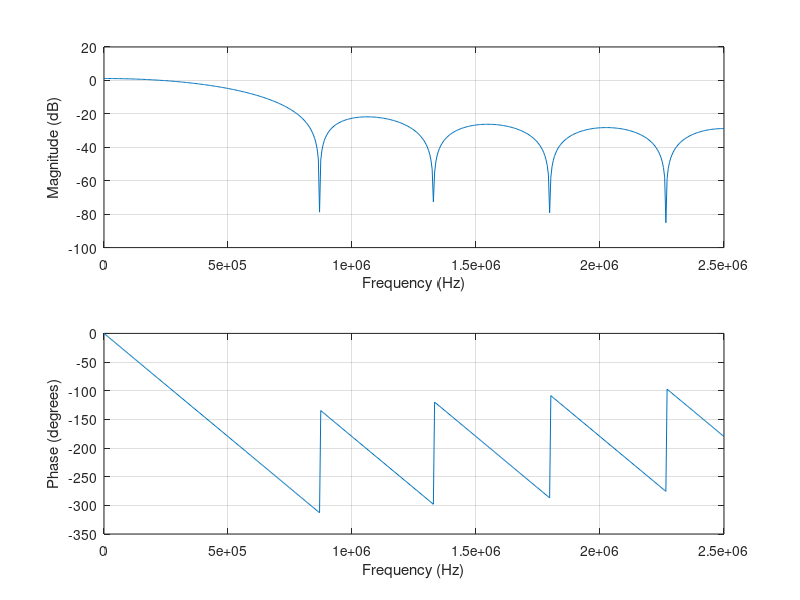

MATLAB code for this plot: (Note: this script raises an error after producing the figure.)
%% DSP Filter
%% Generate Coefficients
fc = 500e3;
fs = 5e6;
order = 10;

a = firls(order, [0,fc/(fs/2),(fc/(fs/2)+0.04),1], [1,1,0,0]);

figure(1);
freqz(a, 1, 512, fs);
%% Input
Fs = 5e6;            % Sampling frequency                    
T = 1/Fs;             % Sampling period       
L = 500;             % Length of signal
%L = 1000;
t = (0:L-1)*T;        % Time vector

O = numerictype([],16,0);
%j = 4.096*(t>1e-5);
j = 4.096*sin(2*pi*10000*t);
%j = 4.096*((0.5e-5<t)&(t<1.5e-5));
%j = 2*sin(2*pi*200000*t) + sin(2*pi*800000*t) + sin(2*pi*600000*t);
%j = sin(2*pi*20000*t) + 2*randn(size(t));

codes = fi('numerictype', O);
%m = numerictype([], 14, 5);
m = numerictype([], 14, 8);
output = fi('numerictype', m);
figure(2);
%loop that takes the input step function and outputs the hex codes that the
%AD7961 would output
for x = (1:L)
    if (j(x)/4.096)>0
        code = fi((j(x)/4.096)*(2^15-1), 'numerictype', O);
    elseif (j(x)/4.096)<0
        code = fi((j(x)/4.096)*(2^15), 'numerictype', O);
    else
        code = fi(0, 'numerictype', O);
    end
    codes = [codes; code];
    %out = LeastSquaresFIRFunction(code, a);
    %out = LeastSquaresFIR_doublePrecision(code);
    out = doFilter(code);
    output = [output, out];
    %plot(t(x), out, '*');
    stem(t(x), out);
    hold on;
end

% Plotting Input and Output on same graph
plot(t, codes*2^-15);%normalized the step function here to be able to view both filter output and step voltage
%plot(t, codes);
title('Original Signal and Output of IIR Chebyshev LPF');
xlabel('t[s]');
ylabel('Amplitude');

%% Amplitude Spectrum of input/output

Y = fft(double(codes*2^-15));
Y2 = fft(double(output));

P2 = abs(Y/L);
P1 = P2(1:L/2+1);
P1(2:end-1) = 2*P1(2:end-1);

P4 = abs(Y2/L);
P3 = P4(1:L/2+1);
P3(2:end-1) = 2*P3(2:end-1);

f = Fs*(0:(L/2))/L;

figure(3);
subplot(2, 1, 1);
stem(f,P1);
title('Single-Sided Amplitude Spectrum of X(t)');
xlabel('f (Hz)');
ylabel('|P1(f)|');

subplot(2, 1, 2);
stem(f,P3); 
title('Single-Sided Amplitude Spectrum of X(t)');
xlabel('f (Hz)');
ylabel('|P1(f)|');

%%

function y = LeastSquaresFIRFunction(x, a)
%LEASTSQUARESFIRFUNCTION Filters input x and returns output y.

% MATLAB Code
% Generated by MATLAB(R) 9.9 and DSP System Toolbox 9.11.
% Generated on: 30-Jun-2021 13:38:43

%#codegen

% To generate C/C++ code from this function use the codegen command.
% Type 'help codegen' for more information.

persistent Hd;

if isempty(Hd)
    
    % Numerator coefficient vector
    Numerator = a;%[-0.018089 0.029217 0.091916 0.15511 0.20194 0.21921 ...
        %0.20194 0.15511 0.091916 0.029217 -0.018089];
    
    Hd = dsp.FIRFilter( ...
        'Numerator', Numerator, ...
        'CoefficientsDataType', 'Custom', ...
        'CustomCoefficientsDataType', numerictype(true,16,15));
end

s = fi(x,1,16,15,'RoundingMethod','Round','OverflowAction','Saturate');
y = step(Hd,s);


% [EOF]
end
%%

function y = LeastSquaresFIR_doublePrecision(x)
%LEASTSQUARESFIR_DOUBLEPRECISION.FDA Filters input x and returns output y.

% MATLAB Code
% Generated by MATLAB(R) 9.9 and DSP System Toolbox 9.11.
% Generated on: 01-Jul-2021 11:43:03

%#codegen

% To generate C/C++ code from this function use the codegen command. Type
% 'help codegen' for more information.

persistent Hd;

if isempty(Hd)
    
    % The following code was used to design the filter coefficients:
    % % FIR least-squares Lowpass filter designed using the FIRLS function.
    %
    % % All frequency values are in Hz.
    % Fs = 5000000;  % Sampling Frequency
    %
    % N     = 10;      % Order
    % Fpass = 500000;  % Passband Frequency
    % Fstop = 600000;  % Stopband Frequency
    % Wpass = 1;       % Passband Weight
    % Wstop = 10;      % Stopband Weight
    %
    % % Calculate the coefficients using the FIRLS function.
    % b  = firls(N, [0 Fpass Fstop Fs/2]/(Fs/2), [1 1 0 0], [Wpass Wstop]);
    
    Hd = dsp.FIRFilter( ...
        'Numerator', [0.0250158421185262 0.0618132125350809 ...
        0.105552495617917 0.147314425008783 0.177403242985933 0.18836379727887 ...
        0.177403242985933 0.147314425008783 0.105552495617917 0.0618132125350809 ...
        0.0250158421185262]);
end

y = step(Hd,double(x));


% [EOF]
end

%%

function y = doFilter(x)
%DOFILTER Filters input x and returns output y.

% MATLAB Code
% Generated by MATLAB(R) 9.9 and DSP System Toolbox 9.11.
% Generated on: 01-Jul-2021 11:53:18

%#codegen

% To generate C/C++ code from this function use the codegen command.
% Type 'help codegen' for more information.

persistent Hd;

if isempty(Hd)
    
    % The following code was used to design the filter coefficients:
    %
    % N     = 4;        % Order
    % Fstop = 500000;   % Stopband Frequency
    % Astop = 40;       % Stopband Attenuation (dB)
    % Fs    = 5000000;  % Sampling Frequency
    %
    % h = fdesign.lowpass('n,fst,ast', N, Fstop, Astop, Fs);
    %
    % Hd = design(h, 'cheby2', ...
    %     'SystemObject', true);
    
    Hd = dsp.BiquadFilter( ...
        'Structure', 'Direct form II', ...
        'SOSMatrix', [1 -1.55971254233345 1 1 -1.70960095672885 ...
        0.804565618250301; 1 -0.324370246269386 1 1 -1.42116311276061 ...
        0.518147065075317], ...
        'ScaleValues', [0.215687864525476; 0.0578791061084831; 1]);
end

s = double(x);
y = step(Hd,s);
end
